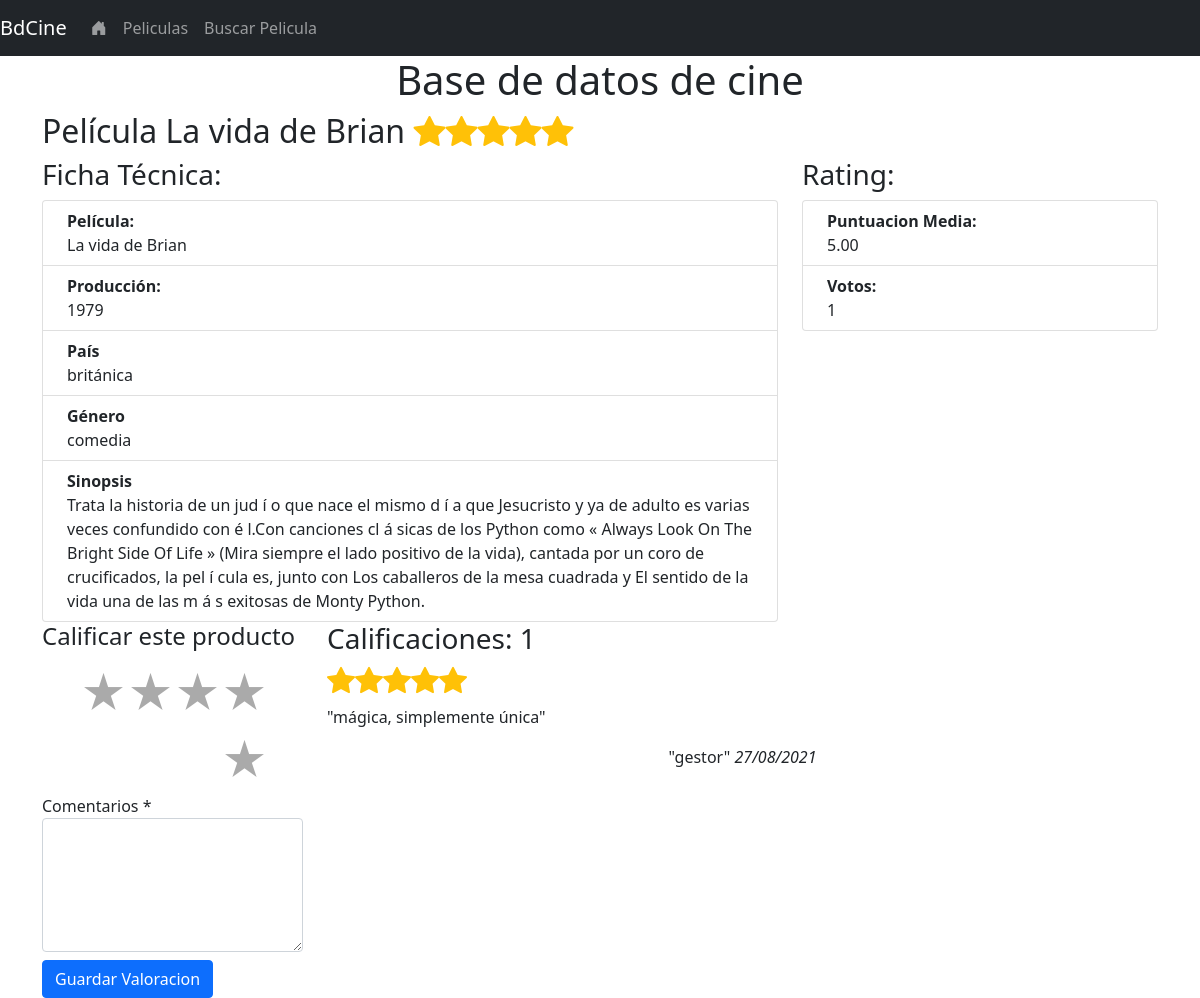
Screenshot of /peliculas?id=1 with the database file from the repository.
### tables this page shows
CREATE TABLE peliculas (
  id INT(11) NOT NULL AUTO_INCREMENT PRIMARY KEY,
  pelicula VARCHAR(40) NOT NULL,
  fecha year(4) DEFAULT NULL COMMENT 'Año Producción',
  genero INT(11) NOT NULL,
  nacionalidad INT(11) NOT NULL,
  sinopsis text DEFAULT NULL,
  num_votos INT(11) UNSIGNED NOT NULL DEFAULT 0,
  puntuacion_total INT(11) UNSIGNED NOT NULL DEFAULT 0,
  puntuacion_media FLOAT(4, 2) DEFAULT NULL,
  create_time datetime DEFAULT current_timestamp() COMMENT 'fecha inserción',
  FOREIGN KEY (genero) REFERENCES generos(id),
  FOREIGN KEY (nacionalidad) REFERENCES nacionalidades(id),
  UNIQUE(pelicula, fecha)
);

CREATE TABLE nacionalidades(
  id INT(11) NOT NULL AUTO_INCREMENT PRIMARY KEY,
  nacionalidad VARCHAR(30) NOT NULL
);

CREATE TABLE generos(
  id INT(11) NOT NULL AUTO_INCREMENT PRIMARY KEY,
  genero VARCHAR(30) NOT NULL
);

CREATE TABLE stars (
  id int(11) NOT NULL AUTO_INCREMENT PRIMARY KEY,
  pelicula int(11) NOT NULL,
  usuario int(11) NOT NULL,
  calificacion int(11) NOT NULL,
  comentarios text NOT NULL,
  creado datetime NOT NULL DEFAULT current_timestamp(),
  modificado datetime NOT NULL DEFAULT current_timestamp(),
  estado tinyint(1) NOT NULL DEFAULT '1' COMMENT '1 = Block, 0 = Unblock',
  FOREIGN KEY (pelicula) REFERENCES peliculas(id) ON DELETE CASCADE,
  FOREIGN KEY (usuario) REFERENCES usuarios(id) ON DELETE CASCADE,
  UNIQUE(pelicula, usuario)
);

CREATE TABLE usuarios(
  id INT(11) AUTO_INCREMENT PRIMARY KEY,
  usuario VARCHAR(30) NOT NULL,
  email VARCHAR(50) UNIQUE NOT NULL,
  activo tinyint(1) NOT NULL DEFAULT 0
);

### models/pelicula_model.php (called while the page is built, shortened)
<?php
require_once "../config.php";
include_once "../libreria.php";
try {
    $id = escape($_GET['id']);
    $conexion = new PDO($dsn, $username, $password, $options);
    $sql = "SELECT peliculas.id AS id,
peliculas.pelicula AS pelicula,
peliculas.fecha AS produccion,
peliculas.sinopsis AS sinopsis,
generos.genero AS genero,
generos.id AS genero_id,
nacionalidades.nacionalidad AS nacionalidad,
nacionalidades.id AS nacionalidad_id,
peliculas.puntuacion_media AS puntos,
peliculas.num_votos AS votos
 FROM peliculas
JOIN generos on peliculas.genero = generos.id
JOIN nacionalidades  on peliculas.nacionalidad = nacionalidades.id
 WHERE peliculas.id=$id";
    $consulta = $conexion->prepare($sql);
    $consulta->setFetchMode(PDO::FETCH_ASSOC);
    $consulta->execute();
    while ($row = $consulta->fetch()) {
        $rows[] = $row;
    }
} catch (PDOException $error) {
    echo $sql . "<br>" . $error->getMessage();
}

### public/index.php (called while the page is built, shortened)
<?php
include '../routes/routes.php';

### models/stars_show_model.php (called while the page is built, shortened)
<?php
require_once "../config.php";
include_once "../libreria.php";
try {
    $id = escape($_GET['id']);
    $conexion = new PDO($dsn, $username, $password, $options);
    $sql = "SELECT
    stars.id AS id,
    stars.pelicula AS pelicula ,
    stars.calificacion AS calificacion,
    stars.comentarios AS comentarios,
    stars.creado AS creado,
    usuarios.usuario AS usuario
    FROM stars
    JOIN usuarios on stars.usuario = usuarios.id
 WHERE pelicula =$id
 ORDER BY id DESC;";
    $consulta = $conexion->prepare($sql);
    $consulta->setFetchMode(PDO::FETCH_ASSOC);
    $consulta->execute();
    while ($fila = $consulta->fetch()) {
        $filas[] = $fila;
    }
} catch (PDOException $error) {
    echo $sql . "<br>" . $error->getMessage();
}

### controllers/stars_show_controller.php (called while the page is built)
<?php
require '../models/stars_show_model.php';
require '../views/stars_show_view.php';

### views/pelicula_view.php (the view, shortened to what this page needs)
<?php
foreach ($rows as  $clave) :
?>
    <h2>Película <?php echo $clave['pelicula']; ?> <?php stars($clave['puntos']); ?> </h2>
    <div class="row">
        <div class="col-8">
            <h3>Ficha Técnica:</h3>
            <ul class="list-group">
                <li class="list-group-item d-flex justify-content-between align-items-start">
                    <div class="ms-2 me-auto">
                        <div class="fw-bold">Película:</div>
                        <?php echo $clave['pelicula']; ?>
                    </div>
                </li>
                <li class="list-group-item d-flex justify-content-between align-items-start">
                    <div class="ms-2 me-auto">
                        <div class="fw-bold">Producción:</div>
                        <?php echo $clave['produccion']; ?> </span>
                    </div>
                </li>
                <li class="list-group-item d-flex justify-content-between align-items-start">
                    <div class="ms-2 me-auto">
                        <div class="fw-bold">País</div>
                        <?php echo $clave['nacionalidad']; ?>
                    </div>
                </li>
                <li class="list-group-item d-flex justify-content-between align-items-start">
                    <div class="ms-2 me-auto">
                        <div class="fw-bold">Género</div>
                        <?php echo $clave['genero']; ?>
                    </div>
                </li>
                <li class="list-group-item d-flex justify-content-between align-items-start">
                    <div class="ms-2 me-auto">
                        <div class="fw-bold">Sinopsis</div>
                        <?php echo $clave['sinopsis']; ?>
                    </div>
                </li>
            </ul>
        </div>
        <div class="col-4">
            <h3>Rating:</h3>
            <ul class="list-group">
                <li class="list-group-item d-flex justify-content-between align-items-start">
                    <div class="ms-2 me-auto">
                        <div class="fw-bold">Puntuacion Media:</div>
                        <?php echo $clave['puntos']; ?>
                    </div>
                </li>
                <li class="list-group-item d-flex justify-content-between align-items-start">
                    <div class="ms-2 me-auto">
                        <div class="fw-bold">Votos:</div>
                        <?php echo $clave['votos']; ?> </span>
                    </div>
                </li>
            </ul>
        </div>
    </div>
<?php
endforeach;
?>
<div>
    <div class="row">
        <div class="col-3">
        </div>
        <div class="col-9">
            <?php include '../controllers/stars_show_controller.php'; ?>
        </div>
    </div>
</div>

### libreria.php (shortened to what this page needs)
<?php
function escape($data)
{
    $data = htmlspecialchars($data, ENT_QUOTES | ENT_SUBSTITUTE, "UTF-8");
    return $data;
}
function stars($puntos)
{
    $puntos = round($puntos);
    for ($i = 0; $i < $puntos; $i++) {
        echo '<i class="bi bi-star-fill text-warning"></i>';
    }
}
function cambiaf_a_espanol($fecha)
{
    preg_match('/([0-9]{2,4})-([0-9]{1,2})-([0-9]{1,2})/', $fecha, $mifecha);
    $lafecha = $mifecha[3] . "/" . $mifecha[2] . "/" . $mifecha[1];
    return $lafecha;
}

### views/stars_show_view.php (shortened to what this page needs)
<?php
include_once '../libreria.php';
if (isset($filas) && count($filas) > 0) :
?>
    <h3>Calificaciones: <?php echo count($filas); ?> </h3>
    <?php
    foreach ($filas as  $valor) :
    ?>
        <h3> <?php stars($valor['calificacion']) ?></h3>
        <p> "<?php echo $valor['comentarios'] ?>"</p>
        <p class='text-center'> "<?php echo $valor['usuario'] ?>"
            <em> <?php echo   cambiaf_a_espanol($valor['creado']) ?></em>
        </p>
    <?php
    endforeach;
    ?>
<?php endif; ?>

### rows the page displays
peliculas: pelicula "La vida de Brian", fecha "1979", nacionalidad.nacionalidad "británica", genero.genero "comedia", sinopsis "Trata la historia de un jud í o que nace el mismo d í a que Jesucristo y ya de adulto es varias veces confundido con é l.Con canciones cl á sicas de los Python como « Always Look On The Bright Side Of Life » (Mira siempre el lado positivo de la vida), cantada por un coro de crucificados, la pel í cula es, junto con Los caballeros de la mesa cuadrada y El sentido de la vida una de las m á s exitosas de Monty Python.", puntuacion_media "5.00", num_votos "1"
stars: calificacion 5 (drawn), comentarios "mágica, simplemente única", usuario.usuario "gestor", creado "27/08/2021"

### other values shown
count($filas) "1"
